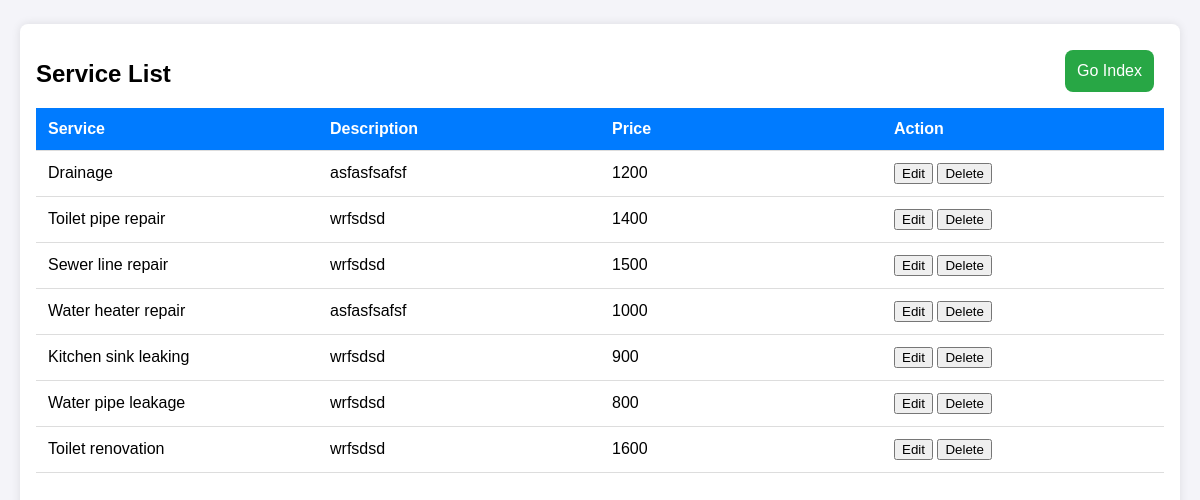
/adminapp/service_list/, run on the app's committed database.
### adminapp/models.py (models this page shows, shortened)
class Servicedb(models.Model):
    service = models.CharField(max_length=50, null=True, blank=True)
    description=models.CharField(max_length=150, null=True, blank=True)
    price = models.CharField(max_length=50, null=True, blank=True)

### adminapp/views.py (the view)
# urls.py: path('service_list/',views.service_list,name='service_list'),
def service_list(request):
    service = Servicedb.objects.all()  # Retrieve all employee records
    return render(request, 'service_list.html', {'service': service})

### adminapp/templates/service_list.html (shortened to what this page needs)
<!DOCTYPE html>
<html lang="en">
<head>
</head>
<body>
<div class="main-container">
    <div class="table-container">
        <a href="{% url 'admin_index' %}">
            <button class="go-btn">Go Index</button>
        </a>
        <h2>Service List</h2>
        <table>
            <thead>
                <tr>
                    <th>Service</th>
                    <th>Description</th>
                    <th>Price</th>
                    <th>Action</th>
                </tr>
            </thead>
            <tbody>
                {% for s in service %}
                <tr>
                    <td>{{ s.service }}</td>
                    <td>{{ s.description }}</td>
                    <td>{{ s.price }}</td>
                    <td>
                        <a href="#"><button>Edit</button></a>
                        <a href="#"><button>Delete</button></a>
                    </td>
                </tr>
                {% endfor %}
            </tbody>
        </table>
    </div>
</div>
</body>
</html>

### adminapp/templates/service_list.html (style rules this page uses)
body { font-family: Arial, sans-serif; background-color: #f4f4f9; display: flex; justify-content: center; align-items: center; padding: 20px; margin: 0; height: 100vh; }
.main-container { width: 100%; max-width: 1200px; background-color: #fff; padding: 1em; border-radius: 8px; box-shadow: 0 0 10px rgba(0, 0, 0, 0.1); height: 95%; display: flex; flex-direction: column; }
.table-container { position: relative; overflow-x: auto; width: 100%; margin-bottom: 20px; }
table { width: 100%; border-collapse: collapse; table-layout: fixed; }
th, td { padding: 12px; text-align: left; border-bottom: 1px solid #ddd; }
th { background-color: #007bff; color: #fff; }
.go-btn { position: absolute; top: 10px; right: 10px; padding: 12px; font-size: 16px; border: none; border-radius: 8px; background-color: #28a745; color: white; text-align: center; cursor: pointer; transition: background-color 0.3s, transform 0.3s; }

### data on the page
Servicedb: service "Drainage", description "asfasfsafsf", price "1200"
Servicedb: service "Toilet pipe repair", description "wrfsdsd", price "1400"
Servicedb: service "Sewer line repair", description "wrfsdsd", price "1500"
Servicedb: service "Water heater repair", description "asfasfsafsf", price "1000"
Servicedb: service "Kitchen sink leaking", description "wrfsdsd", price "900"
Servicedb: service "Water pipe leakage", description "wrfsdsd", price "800"
Servicedb: service "Toilet renovation", description "wrfsdsd", price "1600"
